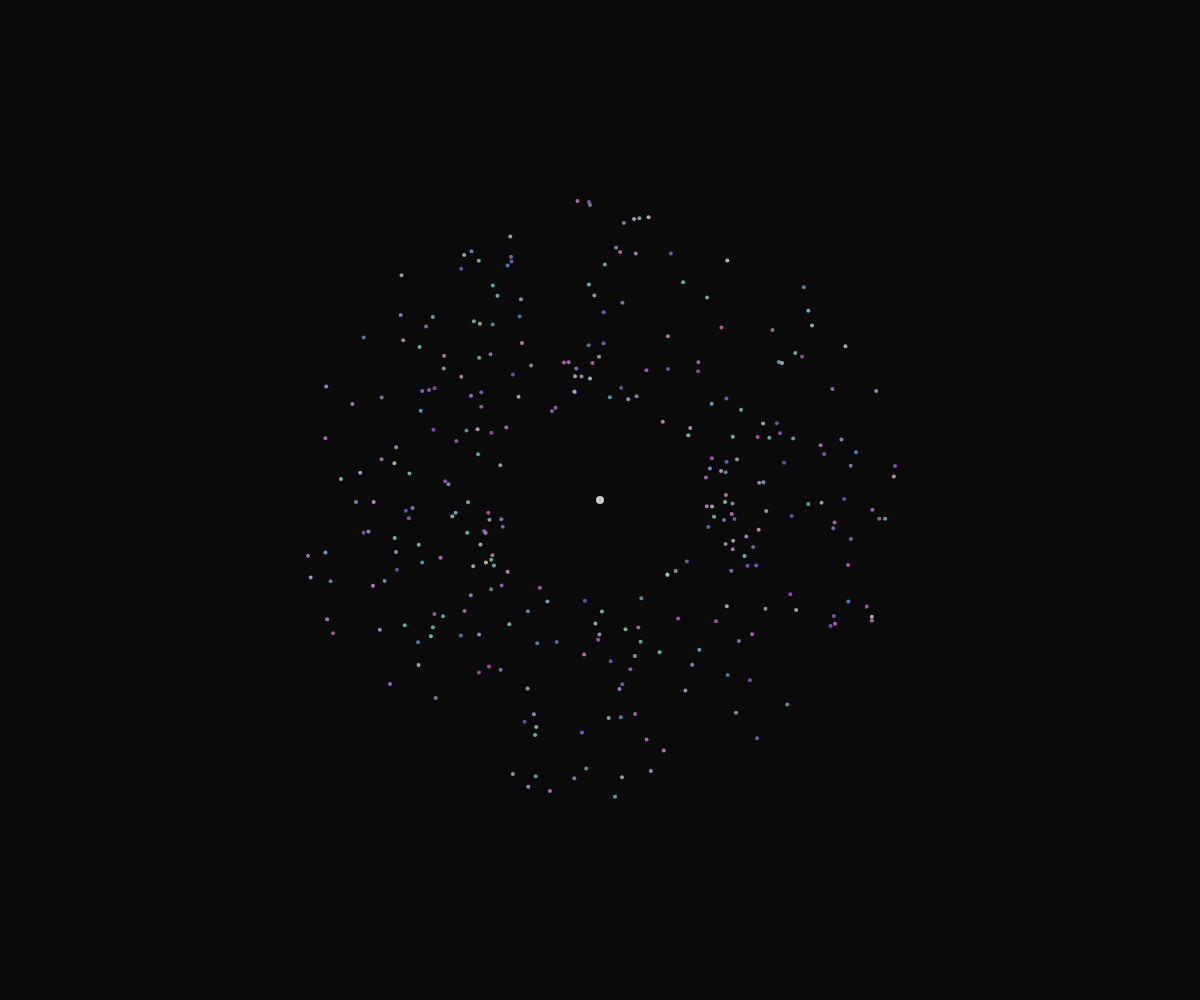
Frame 1 (no input)
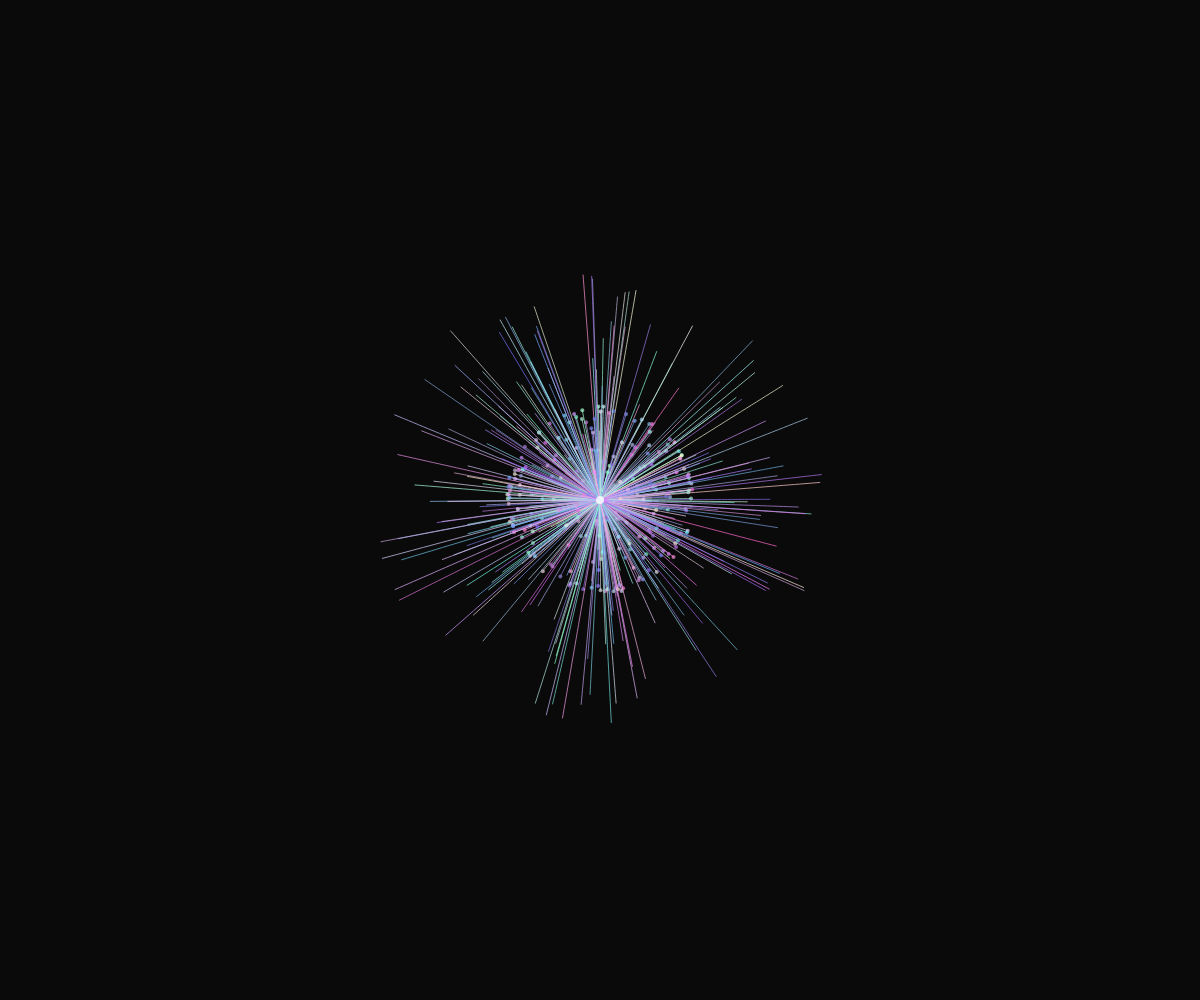
Frame 60 (no input)
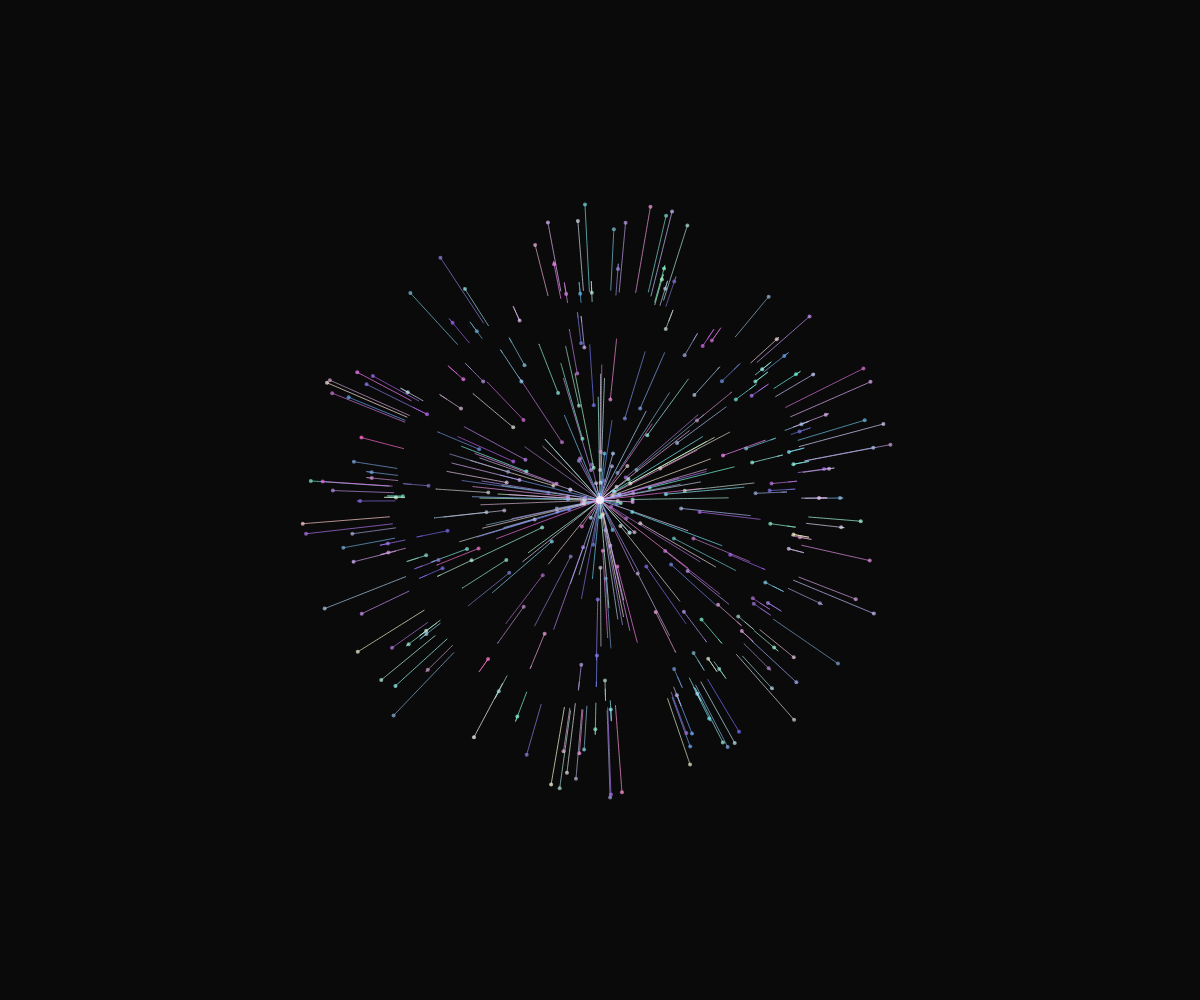
Frame 120 (the mouse pressed at the canvas centre since frame 60)

The p5.js sketch that drew these frames (run headless with seeded random() and noise() and a simulated clock; from frame 60 on, the mouse is pressed at the canvas centre):

// p5.js sketch
// ── sketch.js
let particles = [];
const numParticles = 300;
let center;
let forceMagnitude = 0.0015;

function setup() {
  createCanvas(windowWidth, windowHeight);
  center = createVector(width / 2, height / 2);

  for (let i = 0; i < numParticles; i++) {
    const angle = random(TWO_PI);
    const radius = random(100, 300);
    const x = center.x + cos(angle) * radius;
    const y = center.y + sin(angle) * radius;

    particles.push({
      pos: createVector(x, y),
      vel: createVector(0, 0),
      acc: createVector(0, 0),
      color: color(random(100, 255), random(100, 255), random(200, 255), 180),
      trail: []
    });
  }
}

function draw() {
  background(10);

  // Apply centripetal force to all particles
  for (let p of particles) {
    const dir = p5.Vector.sub(center, p.pos);
    const distance = dir.mag();
    if (distance > 0) {
      dir.normalize();
      dir.mult(forceMagnitude * 100);
      p.acc.add(dir);
    }

    // Update velocity and position
    p.vel.add(p.acc);
    p.pos.add(p.vel);

    // Add current position to trail
    p.trail.push(p.pos.copy());
    if (p.trail.length > 30) {
      p.trail.shift();
    }

    // Reset acceleration
    p.acc.mult(0);
  }

  // Draw trails and particles
  for (let p of particles) {
    noFill();
    stroke(p.color);
    beginShape();
    for (let pos of p.trail) {
      vertex(pos.x, pos.y);
    }
    endShape();

    fill(p.color);
    noStroke();
    ellipse(p.pos.x, p.pos.y, 4, 4);
  }

  // Draw central point
  fill(255, 200);
  noStroke();
  ellipse(center.x, center.y, 8, 8);
}
